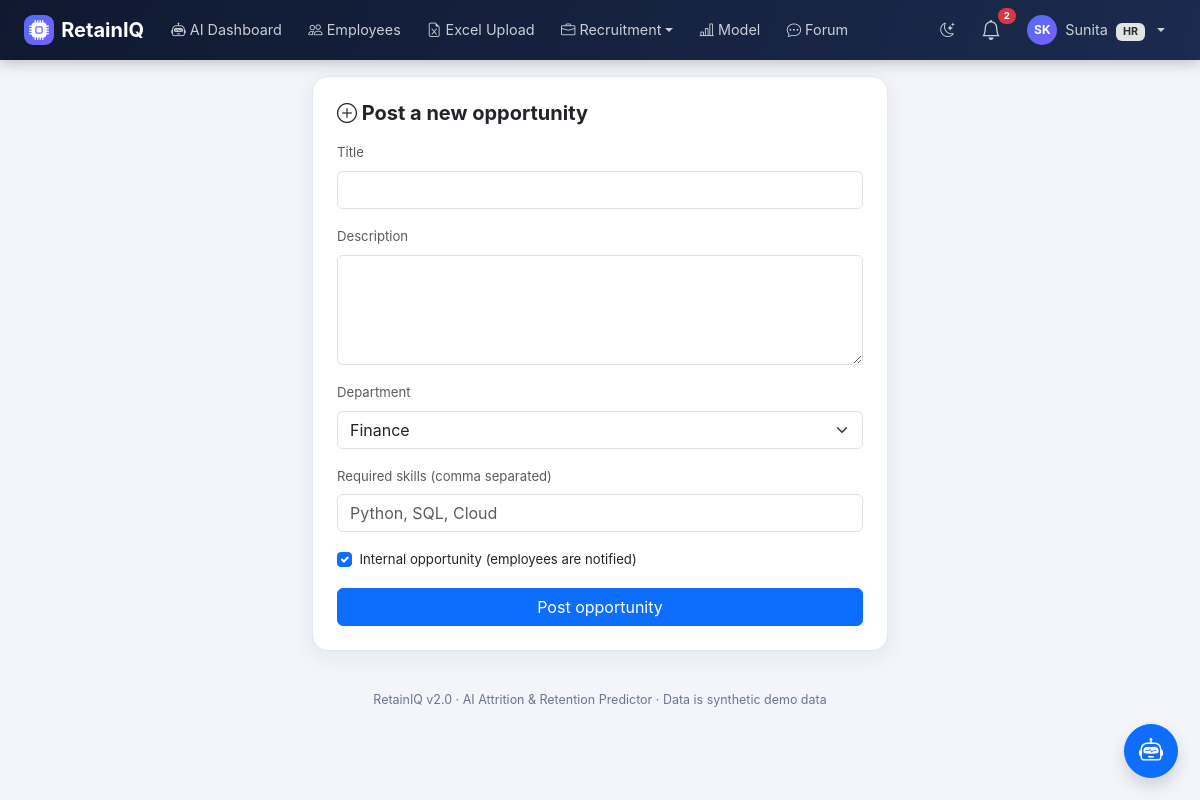
Screenshot of /recruitment/opportunities/create (signed in) with the database file from the repository.
### models.py (models this page shows, shortened)
class User(db.Model, UserMixin):
    id = db.Column(db.Integer, primary_key=True)
    name = db.Column(db.String(120), nullable=False)
    email = db.Column(db.String(120), unique=True, nullable=False, index=True)
    password_hash = db.Column(db.String(255), nullable=False)
    role = db.Column(db.String(20), nullable=False)
    department_id = db.Column(db.Integer, db.ForeignKey("department.id"))
    manager_id = db.Column(db.Integer, db.ForeignKey("user.id"), nullable=True)
    is_active_flag = db.Column(db.Boolean, default=True)
    created_at = db.Column(db.DateTime, default=utcnow)
    last_login_at = db.Column(db.DateTime)
    failed_login_count = db.Column(db.Integer, default=0)
    locked_until = db.Column(db.DateTime)
    must_change_password = db.Column(db.Boolean, default=False)
    department = db.relationship("Department", backref="users")
    manager = db.relationship("User", remote_side=[id], backref="direct_reports")
    employee_profile = db.relationship("Employee", backref="user", uselist=False)
    @property
    def is_active(self):
        return bool(self.is_active_flag)
    @property
    def role_label(self):
        return ROLE_LABELS.get(self.role, self.role.replace("_", " ").title())
    @property
    def initials(self):
        parts = (self.name or "?").split()
        return (parts[0][0] + (parts[-1][0] if len(parts) > 1 else "")).upper()

### routes/recruiter.py (the view, shortened to what this page needs)
@bp.route("/opportunities/create", methods=["GET", "POST"])
@permission_required("manage_recruitment")
def create_opportunity():
    return render_template("recruiter/create_opportunity.html", departments=Department.query.order_by(Department.name).all())

### routes/recruiter.py (called while the page is built)
@bp.before_request
@login_required
@roles_required("recruiter", "hr", "super_admin")
def guard():
    pass

### security.py (called while the page is built)
def csrf_token():
    if "_csrf" not in session:
        session["_csrf"] = secrets.token_urlsafe(32)
    return session["_csrf"]

def csrf_input():
    return Markup(f'<input type="hidden" name="csrf_token" value="{csrf_token()}">')

def has_permission(user, perm):
    from models import RolePermission
    if not getattr(user, "is_authenticated", False):
        return False
    if user.role == "super_admin":
        return True
    cache = g.setdefault("_perm_cache", {})
    if user.role not in cache:
        cache[user.role] = {rp.permission for rp in RolePermission.query.filter_by(role=user.role)}
    return perm in cache[user.role]

def permission_required(*perms):
    def deco(fn):
        @wraps(fn)
        def wrapper(*a, **kw):
            if not current_user.is_authenticated:
                abort(401)
            if not all(has_permission(current_user, p) for p in perms):
                abort(403)
            return fn(*a, **kw)
        return wrapper
    return deco

### utils.py (called while the page is built)
def roles_required(*roles):
    def decorator(fn):
        @wraps(fn)
        def wrapper(*args, **kwargs):
            if not current_user.is_authenticated:
                abort(401)
            if current_user.role not in roles:
                abort(403)
            return fn(*args, **kwargs)
        return wrapper
    return decorator

### templates/recruiter/create_opportunity.html (shortened to what this page needs)
{% extends "base.html" %}
{% block content %}
<div class="col-lg-6 mx-auto"><div class="card-soft p-4"><h5 class="fw-bold mb-3"><i class="bi bi-plus-circle"></i> Post a new opportunity</h5>
<form method="POST">{{ csrf_input() }}
  <div class="mb-3"><label class="form-label small text-muted">Title</label><input class="form-control" name="title" required maxlength="150"></div>
  <div class="mb-3"><label class="form-label small text-muted">Description</label><textarea class="form-control" name="description" rows="4"></textarea></div>
  <div class="mb-3"><label class="form-label small text-muted">Department</label><select class="form-select" name="department_id">{% for d in departments %}<option value="{{ d.id }}">{{ d.name }}</option>{% endfor %}</select></div>
  <div class="mb-3"><label class="form-label small text-muted">Required skills (comma separated)</label><input class="form-control" name="skills" placeholder="Python, SQL, Cloud"></div>
  <div class="form-check mb-3"><input class="form-check-input" type="checkbox" name="is_internal" id="int" checked><label class="form-check-label small" for="int">Internal opportunity (employees are notified)</label></div>
  <button class="btn btn-primary w-100">Post opportunity</button></form></div></div>
{% endblock %}

### templates/base.html (shortened to what this page needs)
<!DOCTYPE html>
<html lang="en" data-bs-theme="light">
<head>
<link href="{{ url_for('static', filename='vendor/bootstrap/bootstrap.min.css') }}" rel="stylesheet">
<link href="{{ url_for('static', filename='vendor/bootstrap-icons/bootstrap-icons.min.css') }}" rel="stylesheet">
<link href="{{ url_for('static', filename='css/style.css') }}" rel="stylesheet">
</head>
<body>
{% if current_user.is_authenticated %}
<nav class="navbar navbar-expand-xl navbar-dark app-navbar sticky-top">
  <div class="container-fluid px-lg-4">
    <a class="navbar-brand fw-bold d-flex align-items-center" href="{{ url_for('auth.dashboard') }}">
      <span class="brand-mark"><i class="bi bi-cpu-fill"></i></span>RetainIQ
    </a>
    <div class="collapse navbar-collapse" id="navMain">
      <ul class="navbar-nav me-auto gap-xl-1">
        {% for it in nav_items %}
          {% if it.children %}
          <li class="nav-item dropdown">
            <a class="nav-link dropdown-toggle" href="#" role="button" data-bs-toggle="dropdown"><i class="bi bi-{{ it.icon }}"></i> {{ it.label }}</a>
          </li>
          {% else %}
          <li class="nav-item"><a class="nav-link {{ 'active' if request.endpoint == it.endpoint }}" href="{{ url_for(it.endpoint) }}"><i class="bi bi-{{ it.icon }}"></i> {{ it.label }}</a></li>
          {% endif %}
        {% endfor %}
      </ul>
      <ul class="navbar-nav align-items-xl-center gap-1">
        <li class="nav-item"><a class="nav-link" href="#" onclick="toggleTheme();return false;" title="Toggle dark mode"><i id="themeIcon" class="bi bi-moon-stars"></i></a></li>
        <li class="nav-item dropdown">
          <a class="nav-link position-relative" href="#" role="button" data-bs-toggle="dropdown" aria-label="Notifications">
            <i class="bi bi-bell fs-5"></i>
            {% if nav_unread_count %}<span class="badge rounded-pill bg-danger notif-badge">{{ nav_unread_count }}</span>{% endif %}
          </a>
        </li>
        <li class="nav-item dropdown">
          <a class="nav-link dropdown-toggle d-flex align-items-center gap-2" href="#" role="button" data-bs-toggle="dropdown">
            <span class="avatar">{{ current_user.initials }}</span>
            <span class="d-xl-inline">{{ current_user.name.split()[0] }} <span class="badge bg-secondary-subtle text-secondary-emphasis ms-1">{{ current_user.role_label }}</span></span>
          </a>
        </li>
      </ul>
    </div>
  </div>
</nav>
{% endif %}
<main class="container-fluid px-lg-4 py-3">
  {% block content %}{% endblock %}
</main>
<footer class="app-foot">RetainIQ v2.0 · AI Attrition &amp; Retention Predictor · Data is synthetic demo data</footer>
{% if current_user.is_authenticated and can_assistant and request.endpoint != 'hr.dashboard' %}
<button class="btn btn-primary rounded-circle shadow position-fixed" style="right:22px;bottom:22px;width:54px;height:54px;z-index:1040" data-bs-toggle="offcanvas" data-bs-target="#assistantPanel" aria-label="Open AI assistant"><i class="bi bi-robot fs-4"></i></button>
{% endif %}
</body>
</html>

### static/css/style.css (style rules this page uses)
:root { --brand:#4f6ef7; --brand-2:#7c5cfc; --navy:#0f1930; --navy-2:#1b2a4e; --risk-high:#e5484d; --risk-medium:#f5a524; --risk-low:#30a46c; --surface:#ffffff; --soft:#f3f5fb; --line:#e4e8f2; --muted:#6b7590; --shadow:0 6px 22px rgba(15,25,48,.07); }
body { background:var(--soft);font-family:"Inter","Segoe UI",system-ui,-apple-system,Roboto,sans-serif;font-size:.94rem }
.app-navbar { background:linear-gradient(110deg,var(--navy),var(--navy-2));box-shadow:0 2px 14px rgba(0,0,0,.25) }
.app-navbar .nav-link { white-space:nowrap;color:rgba(255,255,255,.78)!important;border-radius:8px;padding:.45rem .7rem!important;font-size:.9rem }
.brand-mark { display:inline-flex;width:30px;height:30px;border-radius:9px;align-items:center;justify-content:center; background:linear-gradient(135deg,var(--brand),var(--brand-2));color:#fff;margin-right:.45rem }
.avatar { width:30px;height:30px;border-radius:50%;background:linear-gradient(135deg,var(--brand),var(--brand-2)); color:#fff;display:inline-flex;align-items:center;justify-content:center;font-size:.75rem;font-weight:700 }
.notif-badge { position:absolute;top:0;right:-4px;font-size:.6rem }
.card-soft,.kpi-card,.risk-card { background:var(--surface);border:1px solid var(--line);border-radius:16px;box-shadow:var(--shadow) }
footer.app-foot { color:var(--muted);font-size:.78rem;text-align:center;padding:1.5rem 0 1rem }

### rows the page displays
User: is_active_flag True (drawn), initials "SK", name "Sunita", role_label "HR"

### other values shown
{{ it.label }} "AI Dashboard" "Employees" "Excel Upload" "Model" "Forum"
{{ it.label }} "Recruitment"
{{ nav_unread_count }} "2"
form field department_id "Finance"
